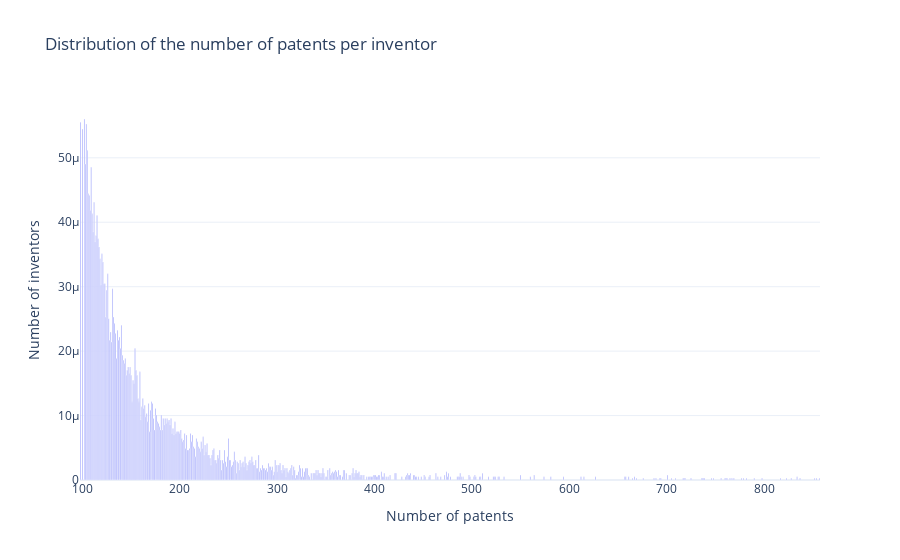

Notebook cell for this chart:
### Code cell
summarizer.plot_cluster_size_distribution(range=(100,500))

### Figure 1 — Plotly figure (JSON) as saved in the notebook; plotly's stock layout.template omitted (floating-point values rounded to 4 significant figures; data arrays with more than 128 entries replaced by an {"elided": "..."} marker saying what was removed)
{"data": [{"alignmentgroup": "True", "hovertemplate": "Number of patents=%{x}<br>Number of inventors=%{y}<extra></extra>", "legendgroup": "", "marker": {"color": "#636efa", "pattern": {"shape": ""}}, "name": "", "offsetgroup": "", "orientation": "v", "showlegend": false, "textposition": "auto", "type": "bar", "x": {"elided": "401 int values"}, "xaxis": "x", "y": {"elided": "401 float values"}, "yaxis": "y"}], "layout": {"barmode": "relative", "legend": {"tracegroupgap": 0}, "title": {"text": "Distribution of the number of patents per inventor"}, "xaxis": {"anchor": "y", "domain": [0, 1], "title": {"text": "Number of patents"}}, "yaxis": {"anchor": "x", "domain": [0, 1], "title": {"text": "Number of inventors"}}}}
